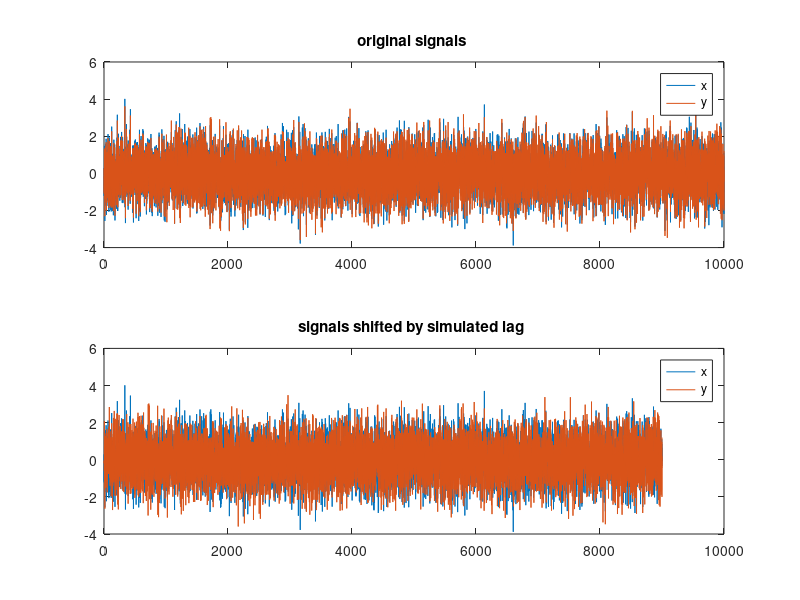

Write the MATLAB code that produced this figure. (Note: this script raises an error after producing the figure.)
clear all; close all;
assymetr='both',% swiytch different signals 
% assymetr='0',% swiytch different signals 
% assymetr='non 0',% swiytch different signals 
%%: '0', 'non 0', 'both' %% of one use signals with non zro lag component too otherwise uyse signals with o lag only

%%% make some random signals correlated at 0 and non zero lags
t=[1:10000]';
z1=randn(size(t));z2=randn(size(t));z3=randn(size(t)+1000,1);

%ref signal
x = z1;

%%% 0 lag cortrelated signbal with x

rho=0.9; %% actual correlation coef
switch assymetr
    case '0'
        lag=0;
        y = rho*z1 + sqrt(1-rho^2)*z2; % x and y correlated at zero lag with 0.66 correlation
        
    case 'non 0'
        lag=1e3;
        %%% non zero lag (1000)
        
        w=rho.*[zeros(lag,1);x]+ sqrt(1-rho^2)*z3; %% correlated at lag 1000
        w=w(1:end-lag);
        
        y=w;
        
    case 'both'
        lag=1e3;
        %%% both
        z= sqrt(1-rho^2).*[zeros(lag,1);x]+ rho.*[x;zeros(lag,1)];%% has strong 0 lag component but also weaker non-zero lag component at lag 1000
        z=z(1:end-lag);
        
        y=z;
end

% demean
x=x-mean(x);
y=y-mean(y);
% plot signals
figure 
subplot(2,1,1)
plot(t,x,t,y)
legend('x','y')
title('original signals ')
subplot(2,1,2)
plot(t(1:end-lag),x(1:end-lag),t(1:end-lag),y(lag+1:end))
title('signals shifted by simulated lag ')
legend('x','y')
%%% compute crosscorr
[c,l]=xcov(y,x,'coef'); %% c is the cross-corralation coefficients across all lags, L is %all the lags [-lmax lmax]
%%% notthis is y -->x
figure
plot(l,c,'x-')
%%% this gets assymetric cross correl
C_corr=zeros(size(l)); %initialize

 

for k=1: length(l)


lag_var=l(k); %%this is the particular lag staring from the first one, which will be % negative (= -lmax)

C_corr(k)= c(l== lag_var)- c(l== - lag_var); %% for all lags from -lmax to lmax, subtract C of homologous lags (e.g. -10, -10)


end

hold on
plot(l,C_corr,'ro-')
legend('Cross','Corrected Cross')